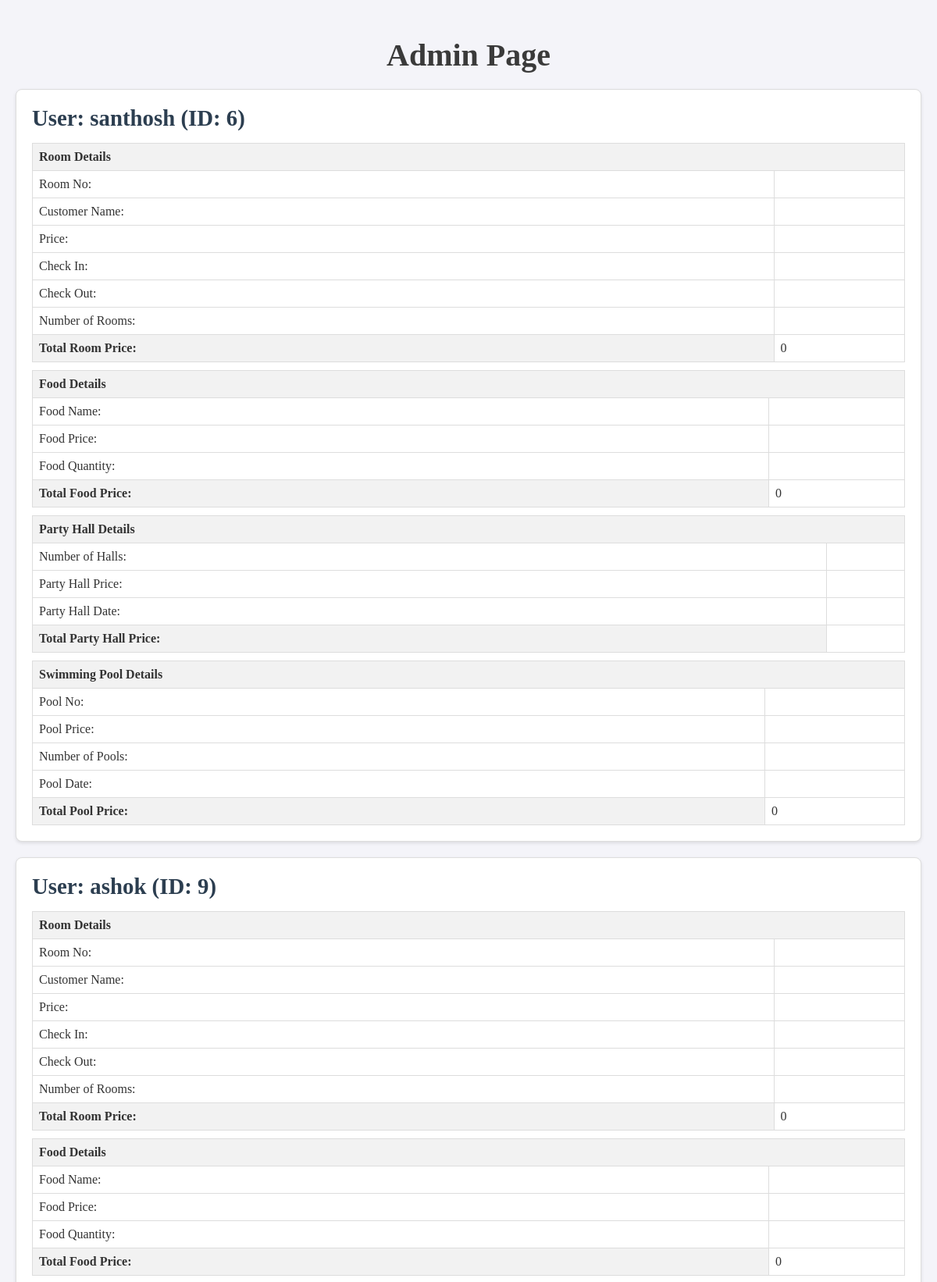
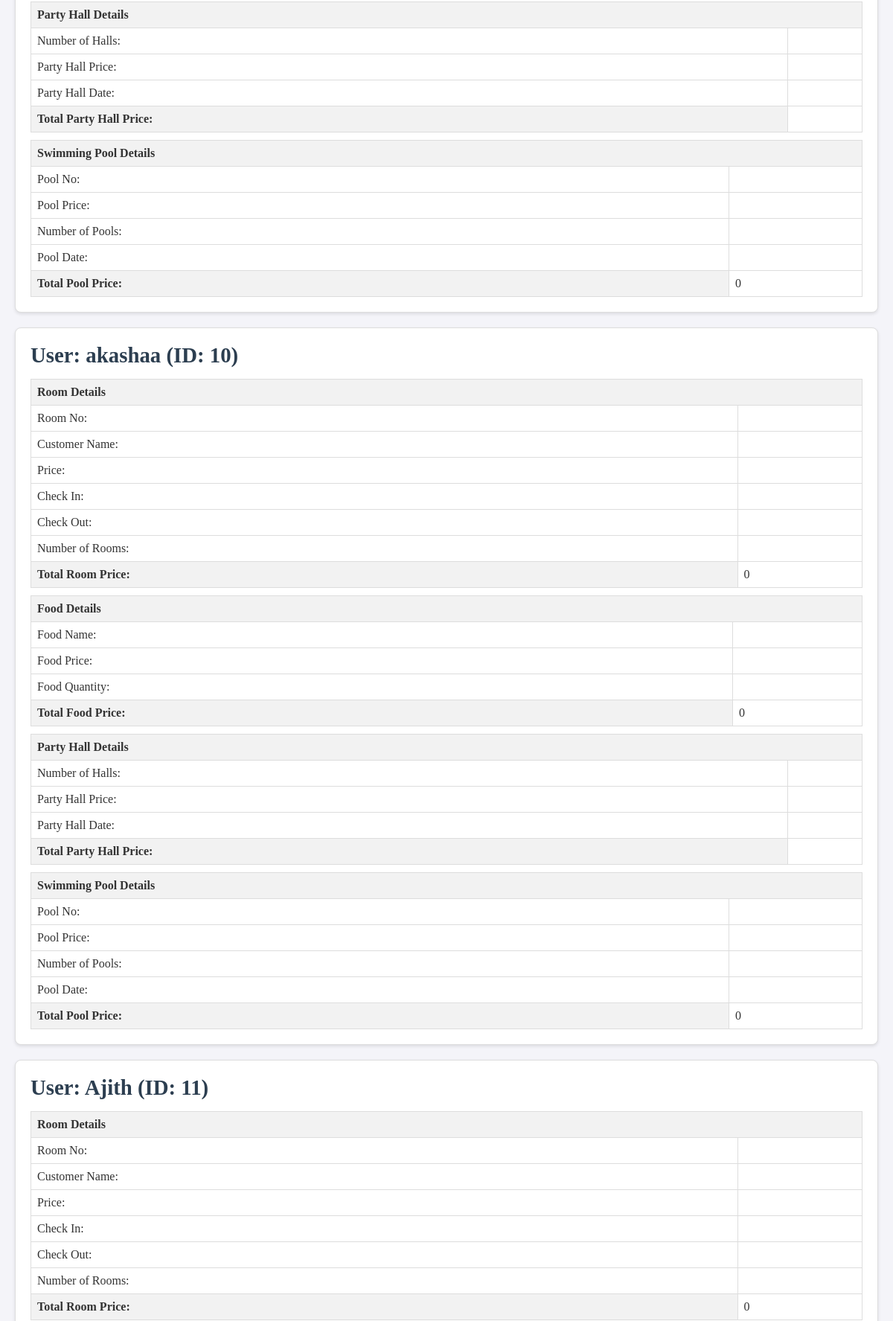
The app's page /Admin/userData.php (signed in, upper part) with its own data (2 pictures, top to bottom).
### tables this page shows
CREATE TABLE `registration` (
  `user_id` int(30) NOT NULL,
  `username` varchar(100) NOT NULL,
  `password` varchar(8) NOT NULL,
  `phone` varchar(10) NOT NULL,
  `address` varchar(200) NOT NULL,
  `date` date NOT NULL,
  `email` varchar(50) NOT NULL
);

### Admin/userData.php (the view, shortened to what this page needs)
<?php
$host = "localhost";
$name = "root";
$password = "";
$database = "login";
$conn = new mysqli($host, $name, $password, $database, 3307);
$sql = "
SELECT r.user_id, r.username, rm.room_no, rm.customer_name, rm.check_in, rm.check_out, rm.num_rooms,rm.price,
       f.name AS food_name, f.price AS food_price, f.quantity AS food_quantity,
       p.num_halls, p.price AS party_hall_price, p.date AS party_hall_date,
       s.pool_no, s.price AS pool_price, s.num_pools, s.date AS pool_date
FROM registration r
LEFT JOIN rooms rm ON r.user_id = rm.room_id
LEFT JOIN food f ON r.user_id = f.ID
LEFT JOIN party_hall p ON r.user_id = p.party_hall_id
LEFT JOIN swimming_pool s ON r.user_id = s.poolLink_id
";
$result = $conn->query($sql);
if ($result->num_rows > 0) {
    while($row = $result->fetch_assoc()) {
        $data[] = $row;
    }
} else {
    $data = [];
}
?>
<!DOCTYPE html>
<html lang="en">
<head>
</head>
<body>
    <h1>Admin Page</h1>
    <?php if (empty($data)) : ?>
        <p>No data found.</p>
    <?php else : ?>
        <?php foreach ($data as $row) : ?>
            <div class="user-section">
                <h2>User: <span><?= htmlspecialchars($row['username']) ?></span> (ID: <span><?= htmlspecialchars($row['user_id']) ?></span>)</h2>
                <table>
                    <tr>
                        <th colspan="2">Room Details</th>
                    </tr>
                    <tr>
                        <td>Room No:</td>
                        <td><?= htmlspecialchars($row['room_no']) ?></td>
                    </tr>
                    <tr>
                        <td>Customer Name:</td>
                        <td><?= htmlspecialchars($row['customer_name']) ?></td>
                    </tr>
                    <tr>
                        <td>Price:</td>
                        <td><?= htmlspecialchars($row['price']) ?></td>
                    </tr>
                    <tr>
                        <td>Check In:</td>
                        <td><?= htmlspecialchars($row['check_in']) ?></td>
                    </tr>
                    <tr>
                        <td>Check Out:</td>
                        <td><?= htmlspecialchars($row['check_out']) ?></td>
                    </tr>
                    <tr>
                        <td>Number of Rooms:</td>
                        <td><?= htmlspecialchars($row['num_rooms']) ?></td>
                    </tr>
                    <tr>
                        <th>Total Room Price:</th>
                        <td><?= htmlspecialchars($row['price'] * $row['num_rooms']) ?></td>
                    </tr>
                </table>
                <table>
                    <tr>
                        <th colspan="2">Food Details</th>
                    </tr>
                    <tr>
                        <td>Food Name:</td>
                        <td><?= htmlspecialchars($row['food_name']) ?></td>
                    </tr>
                    <tr>
                        <td>Food Price:</td>
                        <td><?= htmlspecialchars($row['food_price']) ?></td>
                    </tr>
                    <tr>
                        <td>Food Quantity:</td>
                        <td><?= htmlspecialchars($row['food_quantity']) ?></td>
                    </tr>
                    <tr>
                        <th>Total Food Price:</th>
                        <td><?= htmlspecialchars($row['food_price'] * $row['food_quantity']) ?></td>
                    </tr>
                </table>
                <table>
                    <tr>
                        <th colspan="2">Party Hall Details</th>
                    </tr>
                    <tr>
                        <td>Number of Halls:</td>
                        <td><?= htmlspecialchars($row['num_halls']) ?></td>
                    </tr>
                    <tr>
                        <td>Party Hall Price:</td>
                        <td><?= htmlspecialchars($row['party_hall_price']) ?></td>
                    </tr>
                    <tr>
                        <td>Party Hall Date:</td>
                        <td><?= htmlspecialchars($row['party_hall_date']) ?></td>
                    </tr>
                    <tr>
                        <th>Total Party Hall Price:</th>
                        <td><?= htmlspecialchars($row['party_hall_price']) ?></td>
                    </tr>
                </table>
                <table>
                    <tr>
                        <th colspan="2">Swimming Pool Details</th>
                    </tr>
                    <tr>
                        <td>Pool No:</td>
                        <td><?= htmlspecialchars($row['pool_no']) ?></td>
                    </tr>
                    <tr>
                        <td>Pool Price:</td>
                        <td><?= htmlspecialchars($row['pool_price']) ?></td>
                    </tr>
                    <tr>
                        <td>Number of Pools:</td>
                        <td><?= htmlspecialchars($row['num_pools']) ?></td>
                    </tr>
                    <tr>
                        <td>Pool Date:</td>
                        <td><?= htmlspecialchars($row['pool_date']) ?></td>
                    </tr>
                    <tr>
                        <th>Total Pool Price:</th>
                        <td><?= htmlspecialchars($row['pool_price'] * $row['num_pools']) ?></td>
                    </tr>
                </table>
            </div>
        <?php endforeach; ?>
    <?php endif; ?>
</body>
</html>

### Admin/userData.php (style rules this page uses)
body { font-family: 'Georgia', serif; background-color: #f4f4f9; color: #333; margin: 0; padding: 20px; }
h1 { text-align: center; font-size: 2.5em; margin-bottom: 20px; color: #3a3a3a; }
.user-section { border: 1px solid #ddd; border-radius: 8px; background-color: #fff; box-shadow: 0 2px 4px rgba(0, 0, 0, 0.1); margin-bottom: 20px; padding: 20px; }
.user-section h2 { margin: 0 0 15px 0; padding: 0; font-size: 1.8em; color: #2c3e50; }
table { width: 100%; border-collapse: collapse; margin-top: 10px; }
th, td { border: 1px solid #ddd; padding: 8px; text-align: left; }
th { background-color: #f2f2f2; color: #333; }

### records on screen
registration: username "santhosh", user_id "6", num_rooms "0", food_quantity "0", num_pools "0"
registration: username "ashok", user_id "9", num_rooms "0", food_quantity "0", num_pools "0"
registration: username "akashaa", user_id "10", num_rooms "0", food_quantity "0", num_pools "0"
registration: username "Ajith", user_id "11", num_rooms "0"
